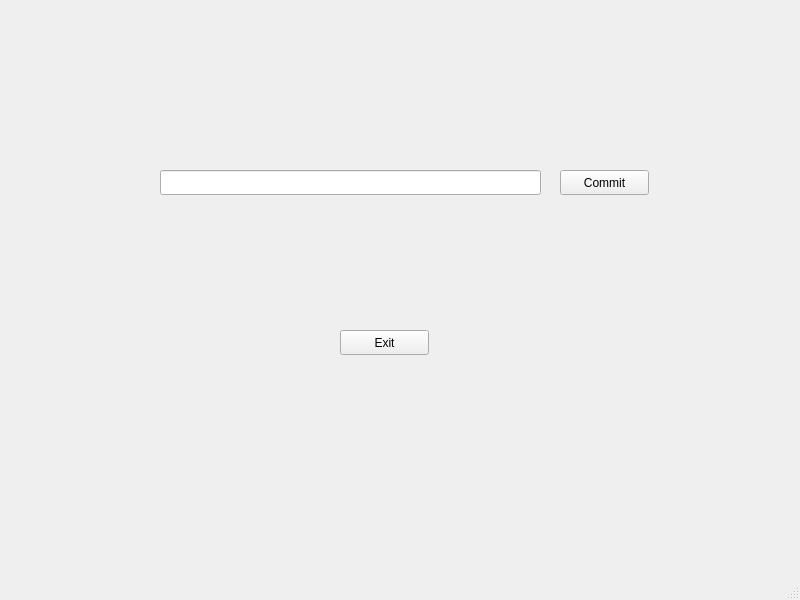
<?xml version="1.0" encoding="UTF-8"?>
<ui version="4.0">
 <class>UserInterface</class>
 <widget class="QMainWindow" name="UserInterface">
  <property name="geometry">
   <rect>
    <x>0</x>
    <y>0</y>
    <width>800</width>
    <height>600</height>
   </rect>
  </property>
  <property name="windowTitle">
   <string>UserInterface</string>
  </property>
  <widget class="QWidget" name="centralwidget">
   <widget class="QPushButton" name="pushButton">
    <property name="geometry">
     <rect>
      <x>340</x>
      <y>330</y>
      <width>89</width>
      <height>25</height>
     </rect>
    </property>
    <property name="text">
     <string>Exit</string>
    </property>
   </widget>
   <widget class="QLineEdit" name="lineEdit">
    <property name="geometry">
     <rect>
      <x>160</x>
      <y>170</y>
      <width>381</width>
      <height>25</height>
     </rect>
    </property>
   </widget>
   <widget class="QPushButton" name="commit_hash_button">
    <property name="geometry">
     <rect>
      <x>560</x>
      <y>170</y>
      <width>89</width>
      <height>25</height>
     </rect>
    </property>
    <property name="text">
     <string>Commit</string>
    </property>
   </widget>
  </widget>
  <widget class="QMenuBar" name="menubar">
   <property name="geometry">
    <rect>
     <x>0</x>
     <y>0</y>
     <width>800</width>
     <height>22</height>
    </rect>
   </property>
  </widget>
  <widget class="QStatusBar" name="statusbar"/>
 </widget>
 <resources/>
 <connections/>
</ui>
